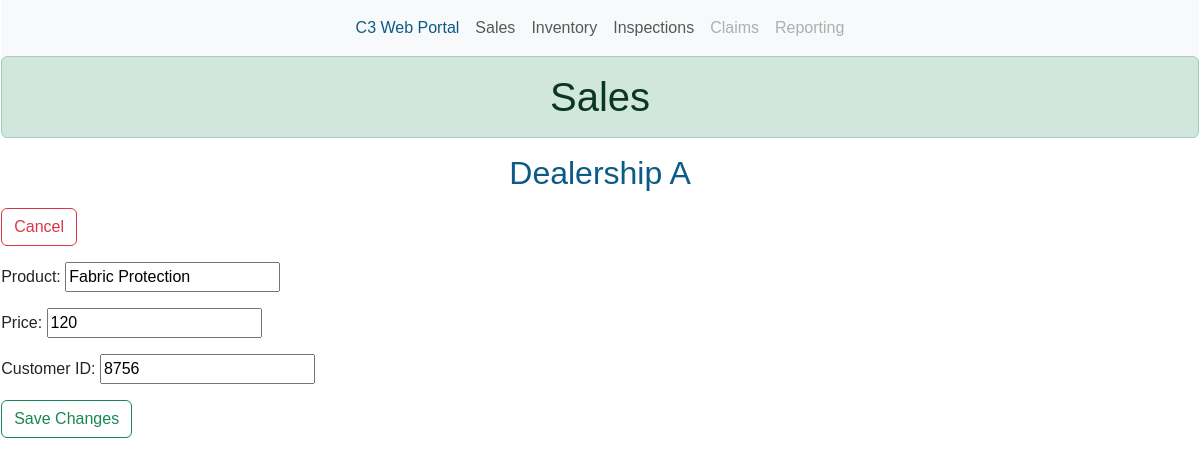
Screenshot of /edit_sale/4/ with the database file from the repository.
### home/models.py (models this page shows, shortened)
class Dealership(models.Model):
    dealership = models.CharField(max_length=200)
    date_added = models.DateTimeField(auto_now_add=True)

class Sale(models.Model):
    dealership = models.ForeignKey(Dealership, on_delete=models.CASCADE)
    product = models.CharField(max_length=200)
    price = models.CharField(max_length=200)
    customer_id = models.CharField(max_length=200)
    date_added = models.DateTimeField(auto_now_add=True)
    class Meta:
        verbose_name_plural = 'mysales'

### home/views.py (the view)
# urls.py: path('edit_sale/<int:sale_id>/', views.edit_sale, name='edit_sale'),
def edit_sale(request, sale_id):
    sale = Sale.objects.get(id=sale_id)
    dealership = sale.dealership
    if request.method != 'POST':
        form = SaleForm(instance=sale)
    else:
        form = SaleForm(instance=sale, data=request.POST)
        if form.is_valid():
            form.save()
            return redirect('home:sales_dealership', dealership_id=dealership.id)
    context = {'sale': sale, 'dealership': dealership, 'form': form}
    return render(request, 'home/edit_sale.html', context)

### home/forms.py
class SaleForm(forms.ModelForm):
    class Meta:
        model = Sale
        fields = ['product', 'price', 'customer_id']
        labels = {'product': 'Product', 'price': 'Price', 'customer_id': 'Customer ID'}

### home/templates/home/edit_sale.html (shortened to what this page needs)
{% extends "home/base.html" %}
{% block content %}
<div>
<h1 class="alert alert-success" role="alert">Sales</h1>
<h2>{{ dealership.dealership }}</h2>
</div>
<button class="btn btn-outline-danger" onclick="window.history.back()">Cancel</button>
<form action="{% url 'home:edit_sale' sale.id %}" method='post'>
    {{ form.as_p }}
    <button class="btn btn-outline-success" name="submit">Save Changes</button>
</form>
{% endblock content %}

### home/templates/home/edit_sale.html (style rules this page uses)
body { margin: 0 0.1%; font-family: sans-serif; }
div { text-align: center; }
h2 { color: #0c5b86; }

### rows the page displays
Dealership: dealership "Dealership A"
Sale: product "Fabric Protection", price "120", customer_id "8756"
